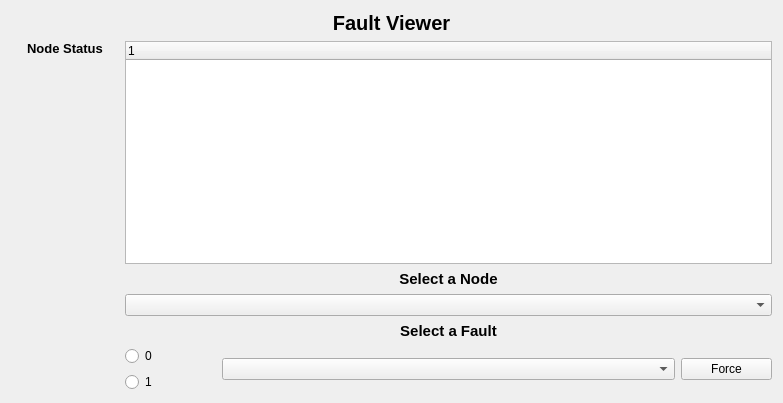
<?xml version="1.0" encoding="UTF-8"?>
<ui version="4.0">
 <class>FaultViewer</class>
 <widget class="QWidget" name="FaultViewer">
  <property name="geometry">
   <rect>
    <x>0</x>
    <y>0</y>
    <width>783</width>
    <height>403</height>
   </rect>
  </property>
  <property name="windowTitle">
   <string>Form</string>
  </property>
  <layout class="QVBoxLayout" name="verticalLayout">
   <item>
    <widget class="QLabel" name="label">
     <property name="font">
      <font>
       <pointsize>15</pointsize>
       <weight>75</weight>
       <bold>true</bold>
      </font>
     </property>
     <property name="text">
      <string>Fault Viewer</string>
     </property>
     <property name="alignment">
      <set>Qt::AlignCenter</set>
     </property>
    </widget>
   </item>
   <item>
    <layout class="QHBoxLayout" name="MainDivider" stretch="1,6">
     <item>
      <layout class="QVBoxLayout" name="nodeStatus" stretch="0,0">
       <property name="spacing">
        <number>-1</number>
       </property>
       <property name="sizeConstraint">
        <enum>QLayout::SetFixedSize</enum>
       </property>
       <property name="rightMargin">
        <number>0</number>
       </property>
       <item>
        <widget class="QLabel" name="nodeStatLabel">
         <property name="font">
          <font>
           <pointsize>10</pointsize>
           <weight>75</weight>
           <bold>true</bold>
           <underline>false</underline>
          </font>
         </property>
         <property name="text">
          <string>Node Status</string>
         </property>
         <property name="alignment">
          <set>Qt::AlignCenter</set>
         </property>
        </widget>
       </item>
       <item>
        <spacer name="verticalSpacer">
         <property name="orientation">
          <enum>Qt::Vertical</enum>
         </property>
         <property name="sizeHint" stdset="0">
          <size>
           <width>20</width>
           <height>20</height>
          </size>
         </property>
        </spacer>
       </item>
      </layout>
     </item>
     <item>
      <layout class="QVBoxLayout" name="InfoLayer" stretch="1">
       <item>
        <layout class="QHBoxLayout" name="InfoLayer2">
         <item>
          <layout class="QVBoxLayout" name="InfoSplit">
           <item>
            <widget class="QTreeWidget" name="Info">
             <property name="sizePolicy">
              <sizepolicy hsizetype="MinimumExpanding" vsizetype="MinimumExpanding">
               <horstretch>0</horstretch>
               <verstretch>0</verstretch>
              </sizepolicy>
             </property>
             <property name="autoFillBackground">
              <bool>true</bool>
             </property>
             <attribute name="headerDefaultSectionSize">
              <number>100</number>
             </attribute>
             <column>
              <property name="text">
               <string notr="true">1</string>
              </property>
             </column>
            </widget>
           </item>
           <item>
            <widget class="QLabel" name="label_2">
             <property name="font">
              <font>
               <pointsize>11</pointsize>
               <weight>75</weight>
               <bold>true</bold>
              </font>
             </property>
             <property name="text">
              <string>Select a Node</string>
             </property>
             <property name="alignment">
              <set>Qt::AlignCenter</set>
             </property>
            </widget>
           </item>
           <item>
            <widget class="QComboBox" name="NodeSelect"/>
           </item>
           <item>
            <widget class="QLabel" name="label_3">
             <property name="font">
              <font>
               <pointsize>11</pointsize>
               <weight>75</weight>
               <bold>true</bold>
              </font>
             </property>
             <property name="text">
              <string>Select a Fault</string>
             </property>
             <property name="alignment">
              <set>Qt::AlignCenter</set>
             </property>
            </widget>
           </item>
           <item>
            <layout class="QHBoxLayout" name="MessageConfigurator" stretch="1,5,1">
             <item>
              <layout class="QVBoxLayout" name="FaultStatusSelect">
               <item>
                <widget class="QRadioButton" name="Zero">
                 <property name="text">
                  <string>0</string>
                 </property>
                </widget>
               </item>
               <item>
                <widget class="QRadioButton" name="One">
                 <property name="text">
                  <string>1</string>
                 </property>
                </widget>
               </item>
              </layout>
             </item>
             <item>
              <widget class="QComboBox" name="FaultSelect"/>
             </item>
             <item>
              <widget class="QPushButton" name="MessageSend">
               <property name="text">
                <string>Force</string>
               </property>
              </widget>
             </item>
            </layout>
           </item>
          </layout>
         </item>
        </layout>
       </item>
      </layout>
     </item>
    </layout>
   </item>
  </layout>
 </widget>
 <resources/>
 <connections/>
</ui>
